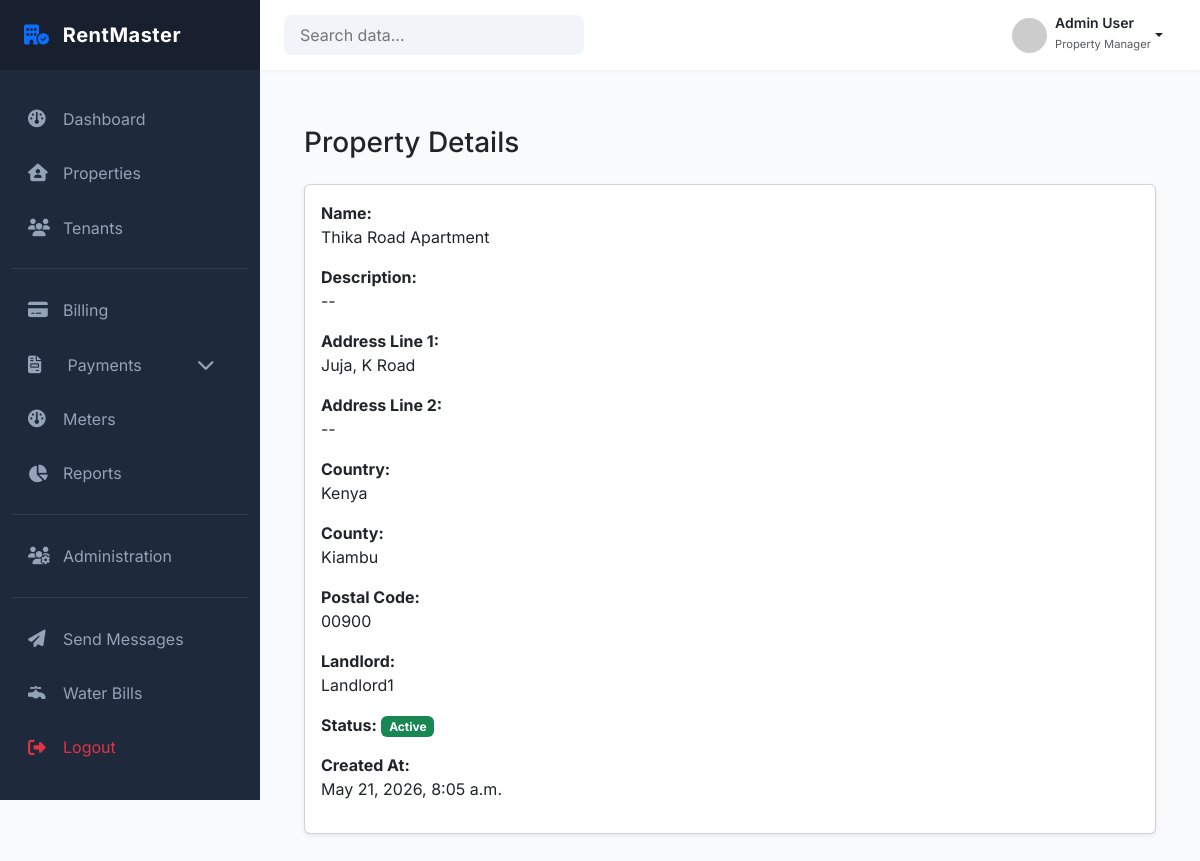
Page /properties/1/ (signed in) on the committed database.
### properties/models.py (models this page shows, shortened)
class Property(models.Model):
    landlord = models.ForeignKey(
        settings.AUTH_USER_MODEL,
        on_delete=models.PROTECT,
        related_name="properties",
        limit_choices_to={"role": "LANDLORD"}
    )
    name = models.CharField(max_length=150)
    description = models.TextField(blank=True)
    address_line_1 = models.CharField(max_length=250)
    address_line_2 = models.CharField(max_length=255, blank=True)
    country = models.CharField(max_length=100)
    county = models.CharField(max_length=100, blank=True)
    postal_code = models.CharField(max_length=20, blank=True)
    is_active = models.BooleanField(default=True)
    created_at = models.DateTimeField(auto_now_add=True)
    updated_at = models.DateTimeField(auto_now=True)
    class Meta:
        constraints = [
            UniqueConstraint(
                fields=["landlord", "name"],
                name="unique_property_name_per_landlord"
            )
        ]
        ordering = ["-created_at"]

### accounts/models.py (models this page shows, shortened)
class User(AbstractUser):
    role = models.CharField(
        max_length=20,
        choices=Role.choices,
        default=Role.SYSTEM_ADMIN
    )
    phone_number = models.CharField(max_length=20, blank=True)
    landlord = models.ForeignKey(
        "self",
        null=True,
        blank=True,
        on_delete=models.PROTECT,
        limit_choices_to={"role": "LANDLORD"},
        related_name="caretakers"
    )
    created_at = models.DateTimeField(auto_now_add=True)

### properties/views.py (the view)
# urls.py: path('<int:property_id>/', views.property_detail, name='property_detail'),
@login_required
def property_detail(request, property_id):
    property = get_property_details(
        user=request.user,
        property_id=property_id
    )
    return render(request, "properties/property_detail.html", {
        "property": property
    })

### properties/services/property_service.py (called while the page is built)
def get_property_details(*, user, property_id):
    property = get_object_or_404(
        Property.objects.select_related("landlord"),
        id=property_id
    )
    return property

### templates/properties/property_detail.html
{% extends 'dashboard/base_dashboard.html' %}
{% block content %}
<div class="container py-4">
  <h3 class="mb-4">Property Details</h3>
  <div class="card shadow-sm">
    <div class="card-body">
      <div class="mb-3">
        <label class="fw-bold">Name:</label>
        <p>{{ property.name }}</p>
      </div>
      <div class="mb-3">
        <label class="fw-bold">Description:</label>
        <p>{{ property.description|default:"--" }}</p>
      </div>
      <div class="mb-3">
        <label class="fw-bold">Address Line 1:</label>
        <p>{{ property.address_line_1 }}</p>
      </div>
      <div class="mb-3">
        <label class="fw-bold">Address Line 2:</label>
        <p>{{ property.address_line_2|default:"--" }}</p>
      </div>
      <div class="mb-3">
        <label class="fw-bold">Country:</label>
        <p>{{ property.country }}</p>
      </div>
      <div class="mb-3">
        <label class="fw-bold">County:</label>
        <p>{{ property.county|default:"--" }}</p>
      </div>
      <div class="mb-3">
        <label class="fw-bold">Postal Code:</label>
        <p>{{ property.postal_code|default:"--" }}</p>
      </div>
      <div class="mb-3">
        <label class="fw-bold">Landlord:</label>
        <p>{{ property.landlord.username }}</p>
      </div>
      <div class="mb-3">
        <label class="fw-bold">Status:</label>
        {% if property.is_active %}
          <span class="badge bg-success">Active</span>
        {% else %}
          <span class="badge bg-secondary">Inactive</span>
        {% endif %}
      </div>
      <div class="mb-3">
        <label class="fw-bold">Created At:</label>
        <p>{{ property.created_at }}</p>
      </div>
    </div>
  </div>
</div>
{% endblock %}

### static/dashboard/css/dashboard.css (style rules this page uses)
:root { --sidebar-width: 260px; --primary-color: #2563eb; --dark-blue: #1e293b; --light-bg: #f8fafc; --top-navbar-height: 70px; }
body { font-family: "Inter", sans-serif; background-color: var(--light-bg); overflow-x: hidden; }

### rows in the picture
Property: name "Thika Road Apartment", description "--", address_line_1 "Juja, K Road", address_line_2 "--", country "Kenya", county "Kiambu", postal_code "00900", landlord.username "Landlord1", created_at "May 21, 2026, 8:05 a.m."
